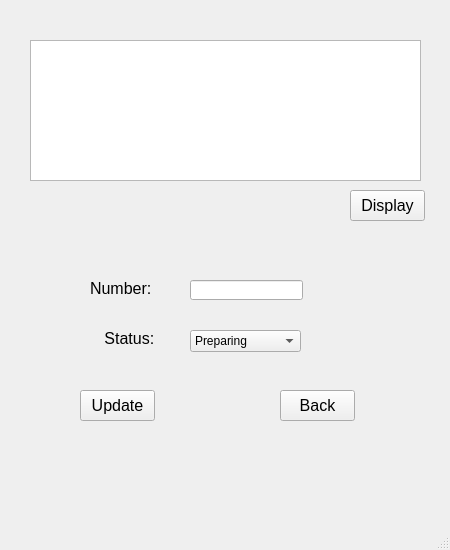
<?xml version="1.0" encoding="UTF-8"?>
<ui version="4.0">
 <class>MainWindow</class>
 <widget class="QMainWindow" name="MainWindow">
  <property name="geometry">
   <rect>
    <x>0</x>
    <y>0</y>
    <width>450</width>
    <height>550</height>
   </rect>
  </property>
  <property name="windowTitle">
   <string>MainWindow</string>
  </property>
  <widget class="QWidget" name="centralwidget">
   <widget class="QTableWidget" name="tableWidget">
    <property name="geometry">
     <rect>
      <x>30</x>
      <y>40</y>
      <width>391</width>
      <height>141</height>
     </rect>
    </property>
   </widget>
   <widget class="QPushButton" name="pushButton">
    <property name="geometry">
     <rect>
      <x>280</x>
      <y>390</y>
      <width>75</width>
      <height>31</height>
     </rect>
    </property>
    <property name="font">
     <font>
      <pointsize>12</pointsize>
     </font>
    </property>
    <property name="text">
     <string>Back</string>
    </property>
   </widget>
   <widget class="QPushButton" name="pushButton_2">
    <property name="geometry">
     <rect>
      <x>350</x>
      <y>190</y>
      <width>75</width>
      <height>31</height>
     </rect>
    </property>
    <property name="font">
     <font>
      <pointsize>12</pointsize>
     </font>
    </property>
    <property name="text">
     <string>Display</string>
    </property>
   </widget>
   <widget class="QLabel" name="label">
    <property name="geometry">
     <rect>
      <x>90</x>
      <y>280</y>
      <width>81</width>
      <height>16</height>
     </rect>
    </property>
    <property name="font">
     <font>
      <pointsize>12</pointsize>
     </font>
    </property>
    <property name="text">
     <string>Number:</string>
    </property>
   </widget>
   <widget class="QLabel" name="label_2">
    <property name="geometry">
     <rect>
      <x>100</x>
      <y>330</y>
      <width>61</width>
      <height>16</height>
     </rect>
    </property>
    <property name="font">
     <font>
      <pointsize>12</pointsize>
     </font>
    </property>
    <property name="text">
     <string> Status:</string>
    </property>
   </widget>
   <widget class="QLineEdit" name="lineEdit">
    <property name="geometry">
     <rect>
      <x>190</x>
      <y>280</y>
      <width>113</width>
      <height>20</height>
     </rect>
    </property>
   </widget>
   <widget class="QComboBox" name="comboBox">
    <property name="geometry">
     <rect>
      <x>190</x>
      <y>330</y>
      <width>111</width>
      <height>22</height>
     </rect>
    </property>
    <item>
     <property name="text">
      <string>Preparing</string>
     </property>
    </item>
    <item>
     <property name="text">
      <string>Delivered</string>
     </property>
    </item>
   </widget>
   <widget class="QPushButton" name="pushButton_3">
    <property name="geometry">
     <rect>
      <x>80</x>
      <y>390</y>
      <width>75</width>
      <height>31</height>
     </rect>
    </property>
    <property name="font">
     <font>
      <pointsize>12</pointsize>
     </font>
    </property>
    <property name="text">
     <string>Update</string>
    </property>
   </widget>
  </widget>
  <widget class="QMenuBar" name="menubar">
   <property name="geometry">
    <rect>
     <x>0</x>
     <y>0</y>
     <width>450</width>
     <height>21</height>
    </rect>
   </property>
  </widget>
  <widget class="QStatusBar" name="statusbar"/>
 </widget>
 <resources/>
 <connections/>
</ui>
